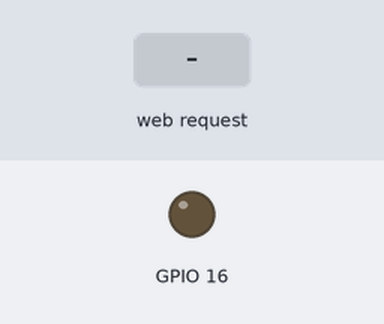
Simulated run of this sketch. Board: ESP8266 (NodeMCU). Parts: output pins drawn as LEDs (lit = HIGH). The inputs (shaded band) are chosen by the test bench. What the sketch prints to the serial monitor is not drawn.

Above: at 1.2 s.
1.3 s: HTTP request GET /led?state=1 received
At 2.0 s:
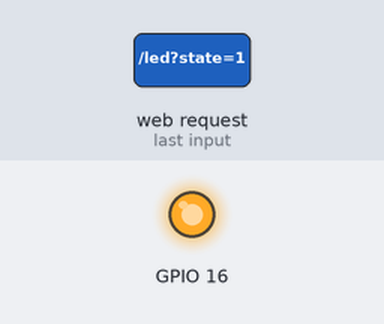
2.8 s: HTTP request GET /led received
At 3.2 s:
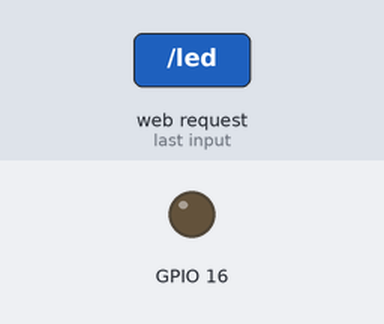
Timing chart, 0 to 5.8 s (numbered marks = the images above; inputs shaded):
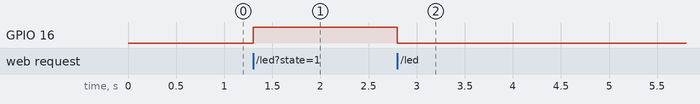

Measured:
- after the input at 1.3 s, GPIO 16: LOW → HIGH at once
- after the input at 2.8 s, GPIO 16: HIGH → LOW at once

The sketch:

blink.ino
```cpp
#include <ESP8266WebServer.h>

ESP8266WebServer server;
const char username[]="akshay";
const char password[]="9740736474";
void setup() {
  // put your setup code here, to run once:

pinMode(16,OUTPUT);
Serial.begin(115200);
WiFi.softAP(username,password);
IPAddress myIP=WiFi.softAPIP();
Serial.println(myIP);

server.begin();
server.on("/led",led);
}

void loop() {
  // put your main code here, to run repeatedly:
server.handleClient();
}
void led()
{
  String myhtml="<html><head><title>My First Webpage</title></head><body style=\"background-color: lightblue\"><h1 ><center>IOT</center></h1><div><form><center><BUTTON  type=\"submit\" name=\"state\" value=\"0\" >LED ON </BUTTON><BUTTON  type=\"submit\" name=\"state\" value=\"1\" >LED OFF </BUTTON></center></form></div></body></html>";

server.send(200, "text/html",myhtml);

if(server.arg("state")=="1")
{
  digitalWrite(16,HIGH);
}
else
{
  digitalWrite(16,LOW);
}
}
```
